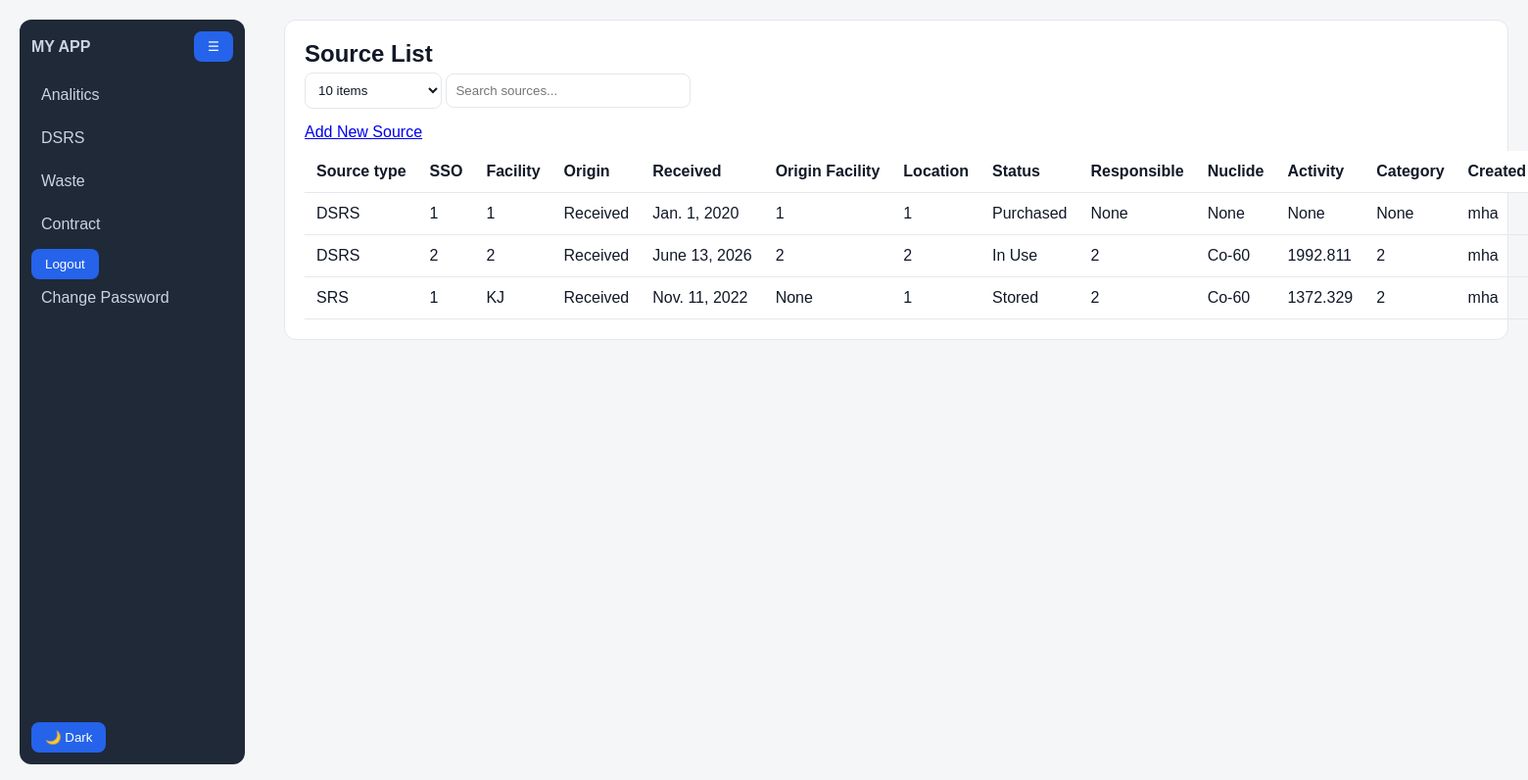
The page /sources/ (signed in) on the database its author committed.
### dashboard/models.py (models this page shows, shortened)
class DSRS(models.Model):
    Source_Type = models.CharField( max_length=10, choices=SOURCE_TYPE.choices, default="DSRS")
    Sso_Code = models.CharField(max_length=12,null=True, blank=True)
    Facility = models.CharField(max_length=100, blank=True, null=True)
    Origin_Type = models.CharField(max_length=20, choices=OriginType.choices)
    Date_received = models.DateField(blank=True, null=True)
    Origin_Facility = models.CharField(max_length=250,blank=True, null=True)
    Location = models.CharField(max_length=20)
    Status = models.CharField(max_length=15, choices=STATUS.choices)
    Status_Date = models.DateField()
    Responsible_Person = models.CharField(max_length=50,null=True, blank=True)
    Nuclide = models.ForeignKey(Nuclides, on_delete=models.SET_NULL, null=True, blank=True)
    activity_input = models.FloatField(null=True, blank=True)
    activity_unit = models.CharField(
        max_length=10,
        choices=[
            ('Bq', 'Bq'),
            ('kBq', 'kBq'),
            ('MBq', 'MBq'),
            ('GBq', 'GBq'),
            ('Ci', 'Ci'),
            ('mCi', 'mCi'),
            ('uCi', 'µCi'),
        ],
        default='Bq'
    )
    Activity_reference_date = models.DateField(null=True, blank=True)
    serial_number = models.CharField(max_length=25,null=True, blank=True)
    Dose_rate_surface_uSv = models.FloatField(null=True, blank=True)
    Dose_rate_1m_uSv = models.FloatField(null=True, blank=True)
    Dose_rate_measurement_date = models.DateField(null=True, blank=True)
    source_state = models.CharField(max_length=15, choices=SourceState.choices, null=True, blank=True)
    contamination_bq_cm2 = models.FloatField(null=True, blank=True)
    Source_Physical_Form = models.CharField(max_length=10, choices=SourceForm.choices, null=True, blank=True)
    Source_Manufacturer = models.CharField(max_length=50, blank=True, null=True)
    Source_Model = models.CharField(max_length=20,null=True, blank=True)
    Source_Practice = models.CharField(max_length=20, blank=True, null=True)
    Device_Manufacturer = models.CharField(max_length=50, blank=True, null=True)
    Device_Model = models.CharField(max_length=50, blank=True, null=True)
    Device_Serial_Number = models.CharField(max_length=50, blank=True, null=True)
    Container_Type = models.CharField(max_length=25, blank=True, null=True)
    Dimension = models.CharField(max_length=20, blank=True)
    Attachments = models.FileField(
        upload_to="DSRS_Doc",
        validators=[validate_attachment],
        blank=True,
        null=True
    )
    Comment = models.CharField(max_length=255, blank=True, null=True)
    created_by = models.ForeignKey(User, on_delete=models.CASCADE, editable=False)
    created_at = models.DateTimeField(auto_now_add=True)
    history = HistoricalRecords()
    initial_activity_bq = models.FloatField(null=True, blank=True)
    def current_activity_bq(self):
        if not self.initial_activity_bq or not self.Nuclide or not self.Activity_reference_date:
            return None
        now = timezone.now().date()
        t = (now - self.Activity_reference_date).days * 86400
        hl = self.Nuclide.half_life  # MUST be in seconds
        if not hl:
            return None
        return self.initial_activity_bq * math.exp(-LN2 * t / hl)
    def current_activity_mci(self):
        val = self.current_activity_bq()
        return val / 3.7e7 if val else None
    @property
    def current_activity_mci_value(self):
        val = self.current_activity_mci()
        return round(val, 3) if val else None
    def a_over_d(self):
        if not self.Nuclide:
            return None
        current_bq = self.current_activity_bq()
        d = self.Nuclide.d_value_bq
        if not current_bq or not d:
            return None
        return current_bq / d
    def source_category(self):
        ratio = self.a_over_d()
        if ratio is None:
            return None
        if ratio >= 1000:
            return 1
        elif ratio >= 10:
            return 2
        elif ratio >= 1:
            return 3
        elif ratio >= 0.01:
            return 4
        else:
            return 5
    @property
    def category_value(self):
        return self.source_category()

class Nuclides(models.Model):
    name = models.CharField(max_length=8)
    half_life = models.FloatField()
    d_value_bq = models.FloatField()
    def __str__(self):
        return self.name

### dashboard/views.py (the view)
# urls.py: path('sources/', source_list, name='source_list'),
def source_list(request):
    sources = DSRS.objects.select_related("Nuclide").all().order_by('-created_at')
    return render(request, "dsrs/source_list.html", {
        "sources": sources
    })

### templates/dsrs/source_list.html (shortened to what this page needs)
{% extends 'base.html' %}
{% load static %}
{% block content %}
<div class="content">
<div class="container mt-4">
    <div class="d-flex justify-content-between align-items-center mb-3">
        <h2 class="mb-0">Source List</h2>
        <div class="d-flex align-items-center">
            <select id="pageSize" class="form-control mr-2" style="width:140px;">
                <option value="10" {% if page_size == "10" %}selected{% endif %}>10 items</option>
            </select>
            <input
                type="text"
                id="searchInput"
                class="form-control"
                placeholder="Search sources..."
                style="width:250px;"
            >
        </div>
                <a href="{% url 'add_source' %}" class="btn btn-primary mr-2">
            Add New Source
        </a>
    </div>
    <table class="table table-bordered">
        <thead>
            <tr>
                <th data-column="Source_Type">Source type</th>
                <th data-column="Sso_Code">SSO</th>
                <th data-column="Facility">Facility</th>
                <th data-column="Origin_Type">Origin</th>
                <th data-column="Date_received">Received</th>
                <th data-column="Origin_Facility">Origin Facility</th>
                <th data-column="Location">Location</th>
                <th data-column="Status">Status</th>
                <th data-column="Responsible_Person">Responsible</th>
                <th data-column="Nuclide">Nuclide</th>
                <th data-column="Activity">Activity</th>
                <th data-column="Category">Category</th>
                <th data-column="created_by">Created By</th>
            </tr>
        </thead>
        <tbody id="tableBody">
        {% for s in sources %}
            <tr>
                <td data-column="Source_Type">{{ s.Source_Type }}</td>
                <td data-column="Sso_Code">{{ s.Sso_Code }}</td>
                <td data-column="Facility">{{ s.Facility }}</td>
                <td data-column="Origin_Type">{{ s.Origin_Type }}</td>
                <td data-column="Date_received">{{ s.Date_received }}</td>
                <td data-column="Origin_Facility">{{ s.Origin_Facility }}</td>
                <td data-column="Location">{{ s.Location }}</td>
                <td data-column="Status">{{ s.Status }}</td>
                <td data-column="Responsible_Person">{{ s.Responsible_Person }}</td>
                <td data-column="Nuclide">{{ s.Nuclide }}</td>
                <td data-column="Activity">{{ s.current_activity_mci_value }}</td>
                <td data-column="Category">{{ s.category_value }}</td>
                <td data-column="created_by">{{ s.created_by }}</td>
            </tr>
        {% endfor %}
        </tbody>
    </table>
</div>
</div>
{% endblock %}

### static/css/base.css (style rules this page uses)
* { margin: 0; padding: 0; box-sizing: border-box; font-family: Arial, sans-serif; }
:root { --bg: #f5f6f8; --card: #ffffff; --text: #111827; --muted: #6b7280; --border: #e5e7eb; --primary: #2563eb; --sidebar: #1f2937; --sidebar-text: #cbd5e1; }
body { background: var(--bg); color: var(--text); }
.content { background: var(--card); padding: 20px; border-radius: 12px; border: 1px solid var(--border); }
table { width: 100%; border-collapse: collapse; margin-top: 10px; }
th, td { padding: 12px; border-bottom: 1px solid var(--border); text-align: left; }
th { background: rgba(0,0,0,0.03); }
input, select, textarea { width: 100%; padding: 9px; margin-top: 5px; margin-bottom: 15px; border: 1px solid var(--border); border-radius: 8px; background: var(--card); color: var(--text); }
table { width: max-content; min-width: 100%; border-collapse: collapse; }
table thead th { position: sticky; top: 0; background: var(--card); z-index: 10; }

### rows shown on the page
DSRS: Source_Type "DSRS", Sso_Code "1", Facility "1", Origin_Type "Received", Date_received "Jan. 1, 2020", Origin_Facility "1", Location "1", Status "Purchased", Responsible_Person "None", Nuclide "None", current_activity_mci_value "None", category_value "None", created_by "mha"
DSRS: Source_Type "DSRS", Sso_Code "2", Facility "2", Origin_Type "Received", Date_received "June 13, 2026", Origin_Facility "2", Location "2", Status "In Use", Responsible_Person "2", Nuclide "Co-60", current_activity_mci_value "1992.811", category_value "2", created_by "mha"
DSRS: Source_Type "SRS", Sso_Code "1", Facility "KJ", Origin_Type "Received", Date_received "Nov. 11, 2022", Origin_Facility "None", Location "1", Status "Stored", Responsible_Person "2", Nuclide "Co-60", current_activity_mci_value "1372.329", category_value "2", created_by "mha"
